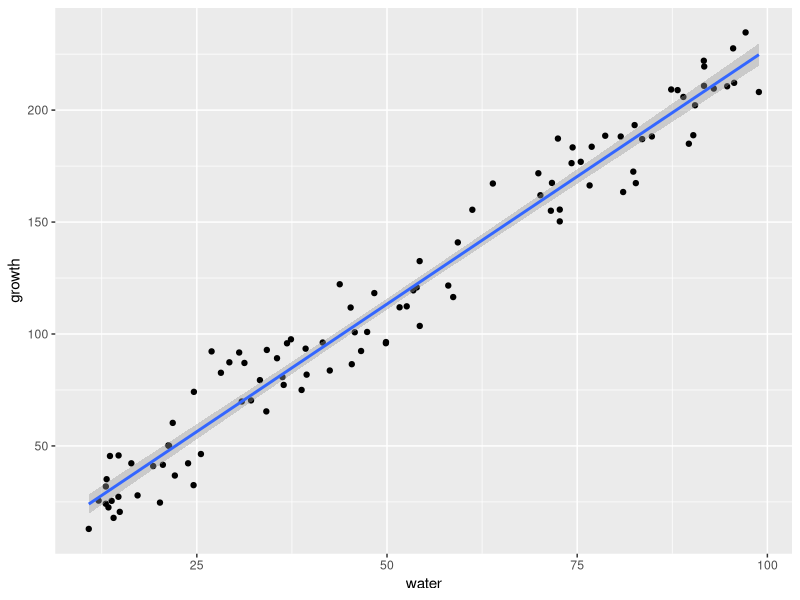
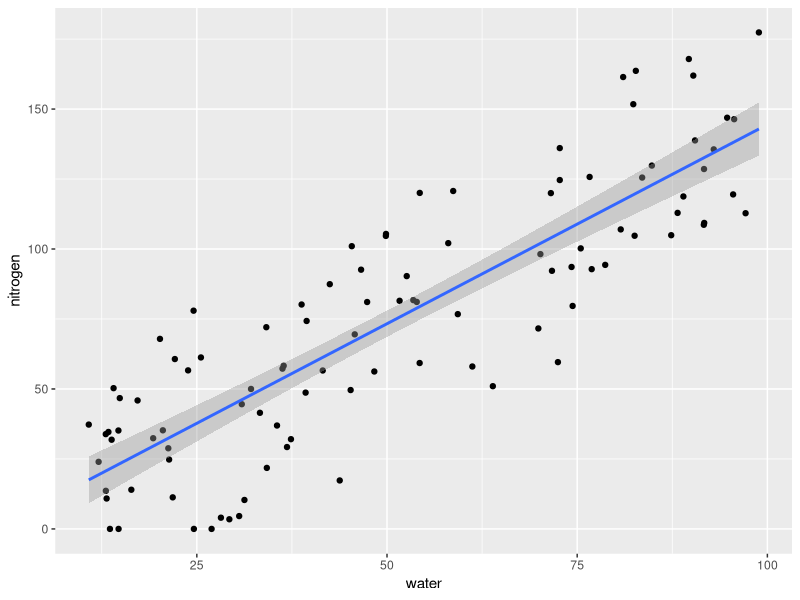
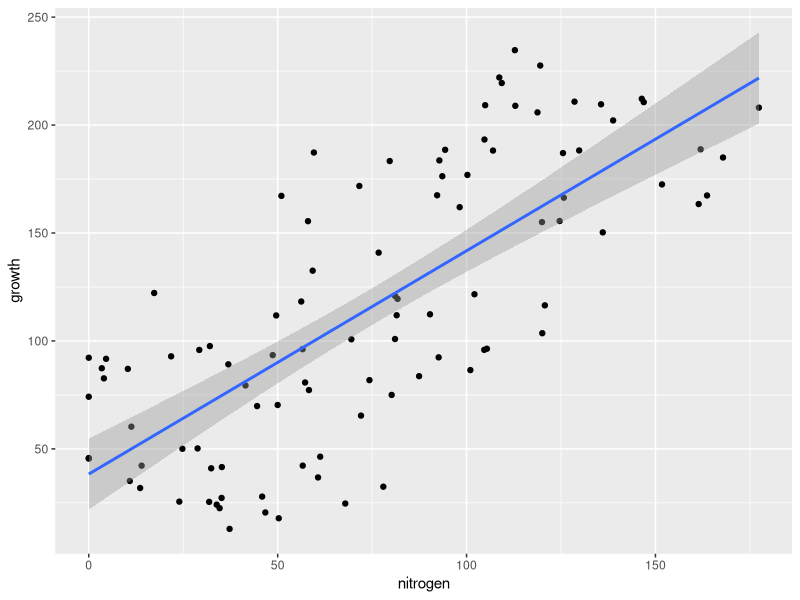
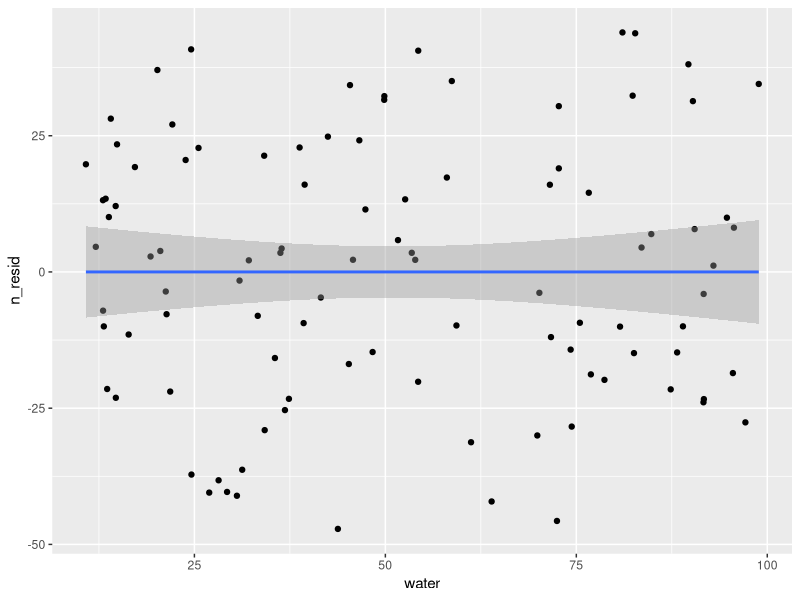
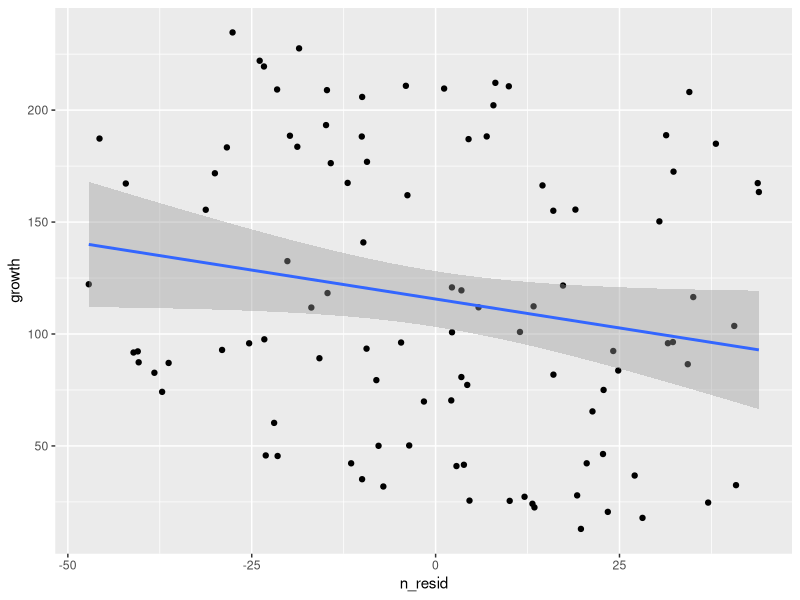
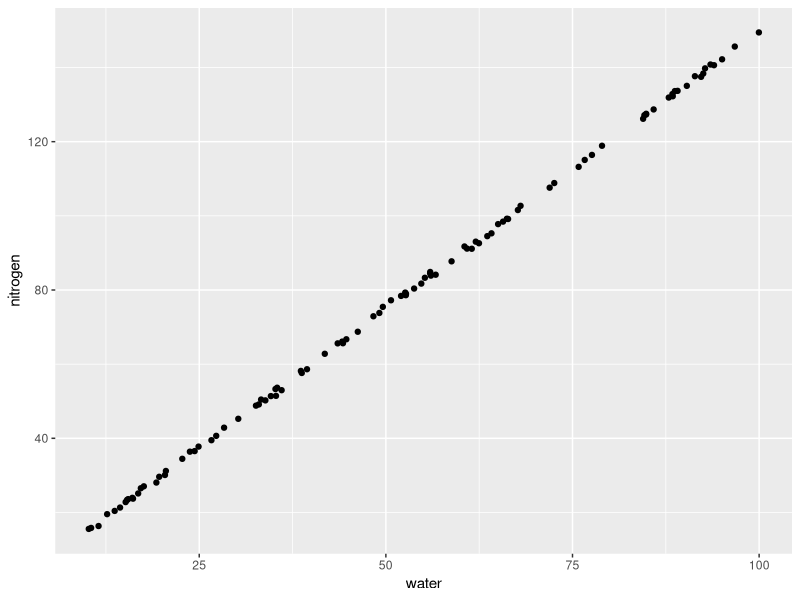

These figures' R source, in order:
## ---- chunk 1
library(tidyverse)
## ---- chunk 2
f_df <- tibble(water = runif(100, 10,100), 
               nitrogen = rnorm(100, mean = 1.5*water, 25), 
               growth = rnorm(100, mean = 3*water - 0.5*nitrogen, 1))|>
  mutate(across(c(nitrogen, growth), ~ifelse(.<0, 0, .)))# just truncating non-zeroes

ggplot(f_df, aes(water, growth))+
  geom_point()+geom_smooth(method = "lm")
ggplot(f_df, aes(water, nitrogen))+
  geom_point()+geom_smooth(method = "lm")
ggplot(f_df, aes(nitrogen, growth))+
  geom_point()+geom_smooth(method = "lm")

## ---- chunk 3
coef(lm(data = f_df, growth ~ nitrogen))
## ---- chunk 4
lm_nitrogen <- lm(data = f_df, nitrogen ~ water)
coef(lm_nitrogen)
f_df2 <- f_df|>mutate(n_resid = resid(lm_nitrogen))

## ---- chunk 5
ggplot(data = f_df2, aes(y = n_resid, x = water))+
  geom_point()+geom_smooth(method = "lm")

ggplot(data = f_df2, aes(y = growth, x = n_resid))+
  geom_point()+geom_smooth(method = "lm")

summary(lm(data=f_df2, growth ~ n_resid))
## ---- chunk 6
lm_growth <- lm(data = f_df, growth ~ water + nitrogen)
summary(lm_growth)
## ---- chunk 7
l_df <- tibble(
  water = rnorm(100, 0,1),
  temperature = rnorm(100, 0, 1),
  evaporation = water + temperature + rnorm(100, 0, 1),  
  ps_rate = 2*temperature + rnorm(100, 0, 1)     
)


## ---- chunk 8
coef(lm(data = l_df, ps_rate ~ temperature))
coef(lm(data = l_df, ps_rate ~ water))
## ---- chunk 9
coef(lm(data = l_df, ps_rate ~ water+evaporation))
## ---- chunk 10
m_df <- tibble(water = runif(100, 10,100), 
               nitrogen = rnorm(100, mean = 1.5*water, 0.5), 
               growth = rnorm(100, mean = 3*water - 0.5*nitrogen, 1))|> mutate(across(c(nitrogen, growth), ~ifelse(.<0, 0, .)))

ggplot(m_df, aes(x = water, y = nitrogen))+
  geom_point()

summary(lm(data=m_df, growth ~ nitrogen + water))
